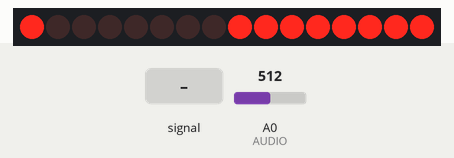
Recording of a sketch running on a simulated Arduino Uno, built with avr-gcc and run on an emulated ATmega328P. On the bench: 16 shift-register outputs drawn as a row of LEDs (first output left, lit = HIGH). Wiring (inferred from the names in the program): 2 × shift register (74HC595): data pin 5; shift clock pin 3; latch pin 4. Wiring (inferred from the signals the program sends): row of LEDs: on Q0, Q1, Q2, Q3, Q4, Q5, Q6, Q7, Q8, Q9, Q10, Q11, Q12, Q13, Q14, Q15. The test bench sets the inputs (shaded band); at power-on: A0 (AUDIO) = 512.

Above: at 1.2 s.
1.3 s: A0 (AUDIO) fed a 1000 Hz sine of ±255 counts around its level
At 1.49 s:
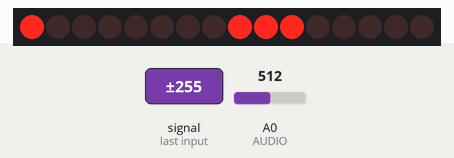
At 3.34 s:
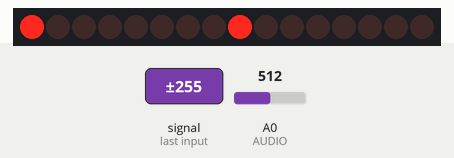
4.0 s: A0 (AUDIO) fed a 200 Hz sine of ±255 counts around its level
At 4.58 s:
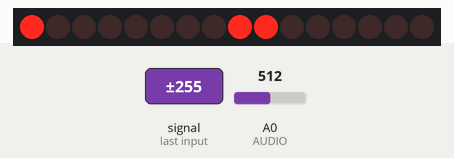
7.0 s: A0 (AUDIO) set to 716
Timing chart, 0 to 10.0 s (numbered marks = the images above; inputs shaded):
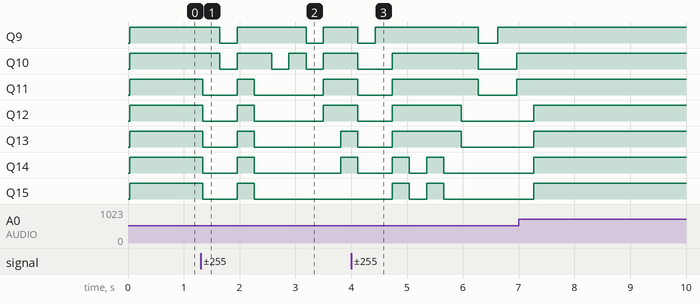

The sketch:

main_code.ino
```cpp
#include "fix_fft.h"

#define CLOCK 3
#define LATCH 4
#define DATA 5

#define SAMPLES 32 //define according to your need

#define AUDIO A0

char im[SAMPLES];
char data[SAMPLES];
int barht[SAMPLES];

int binary[] = {1, 2, 4, 8, 16, 32, 64, 128};
int columnBinary[] = {1, 2, 4, 8, 16, 32, 64, 128};

void setup()
{
  pinMode(CLOCK,OUTPUT);
  pinMode(LATCH,OUTPUT);
  pinMode(DATA,OUTPUT);
}

void loop()
{
  static int i, j;
  int val;

  // get audio data
  for(i = 0; i < SAMPLES; i++)
  {
    val = analogRead(AUDIO); // 0-1023
    data[i] = (char)(val/4 - SAMPLES); // store as char
    im[i] = 0; // init all as 0
  }

  // run FFT
  fix_fft(data, im, 5, 0); //2^5=32, as we are taking 32 samples

  // extract absolute value of data only, for 32 results
  for(i = 0; i < SAMPLES/2; i++)
  {
    barht[i] = (int)sqrt(data[i] * data[i] + im[i] * im[i]);
  }

  for(i = 0, j = 0; i < SAMPLES/2; i++, j += 2)
  {
    barht[i] = barht[j] + barht[j + 1];
  }

  // display barchart
  for(int k = 0; k < SAMPLES/4; k++){ //as we have 8rows and 8columns, so only 8 times we need to iterate. That's why 32/4=8 .
    digitalWrite(LATCH, LOW);
    int x = columnBinary[barht[k]%8]-1;
    shiftOut(DATA, CLOCK, LSBFIRST, ~x); // columns
    shiftOut(DATA, CLOCK, LSBFIRST, binary[k]); // rows
    digitalWrite(LATCH, HIGH);
    }
}
```

Measured:
- after the input at 1.3 s, Q9: alternates HIGH for 1.2 s and LOW for 0.31 s, starting after 0.35 s; Q10: goes LOW 0.31 s, HIGH 0.62 s, LOW 0.31 s, HIGH 0.31 s, LOW 0.31 s, then HIGH, starting after 0.35 s
